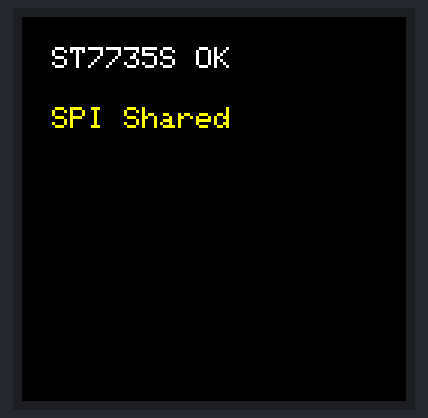
Bench run of a program on a simulated ESP32. Parts: 128×128 colour display. What the program prints to the serial monitor is not drawn.

Above: at 2.8 s.

The program:

main.cpp
```cpp
#include <Arduino.h>
#include <SPI.h>
#include <Adafruit_GFX.h>
#include <Adafruit_ST7735.h>

// TFT Pins (separate CS dari MCP2515)
#define TFT_CS   17
#define TFT_DC   16
#define TFT_RST  4
#define TFT_BLK  -1  // Connect to 3.3V/5V directly

Adafruit_ST7735 tft = Adafruit_ST7735(TFT_CS, TFT_DC, TFT_RST);

void setup() {
  Serial.begin(115200);
  delay(1000);

  Serial.println("🔍 ST7735S TFT Test Started");

  // Init TFT (128x128, rotated)
  tft.initR(INITR_144GREENTAB);
  tft.setRotation(1);
  tft.fillScreen(ST77XX_BLACK);

  Serial.println("✅ Display Initialized");

  // Test 1: Clear screen dengan warna berbeda
  tft.fillScreen(ST77XX_RED);
  delay(500);
  tft.fillScreen(ST77XX_GREEN);
  delay(500);
  tft.fillScreen(ST77XX_BLUE);
  delay(500);
  tft.fillScreen(ST77XX_BLACK);

  // Test 2: Draw text
  tft.setCursor(10, 10);
  tft.setTextColor(ST77XX_WHITE);
  tft.setTextSize(1);
  tft.println("ST7735S OK");

  tft.setCursor(10, 30);
  tft.setTextColor(ST77XX_YELLOW);
  tft.setTextSize(1);
  tft.println("SPI Shared");

  Serial.println("✅ All tests passed!");
}

void loop() {
  // Blink pixel di tengah
  static bool state = false;
  tft.drawPixel(64, 64, state ? ST77XX_WHITE : ST77XX_BLACK);
  state = !state;
  delay(500);
}
```
